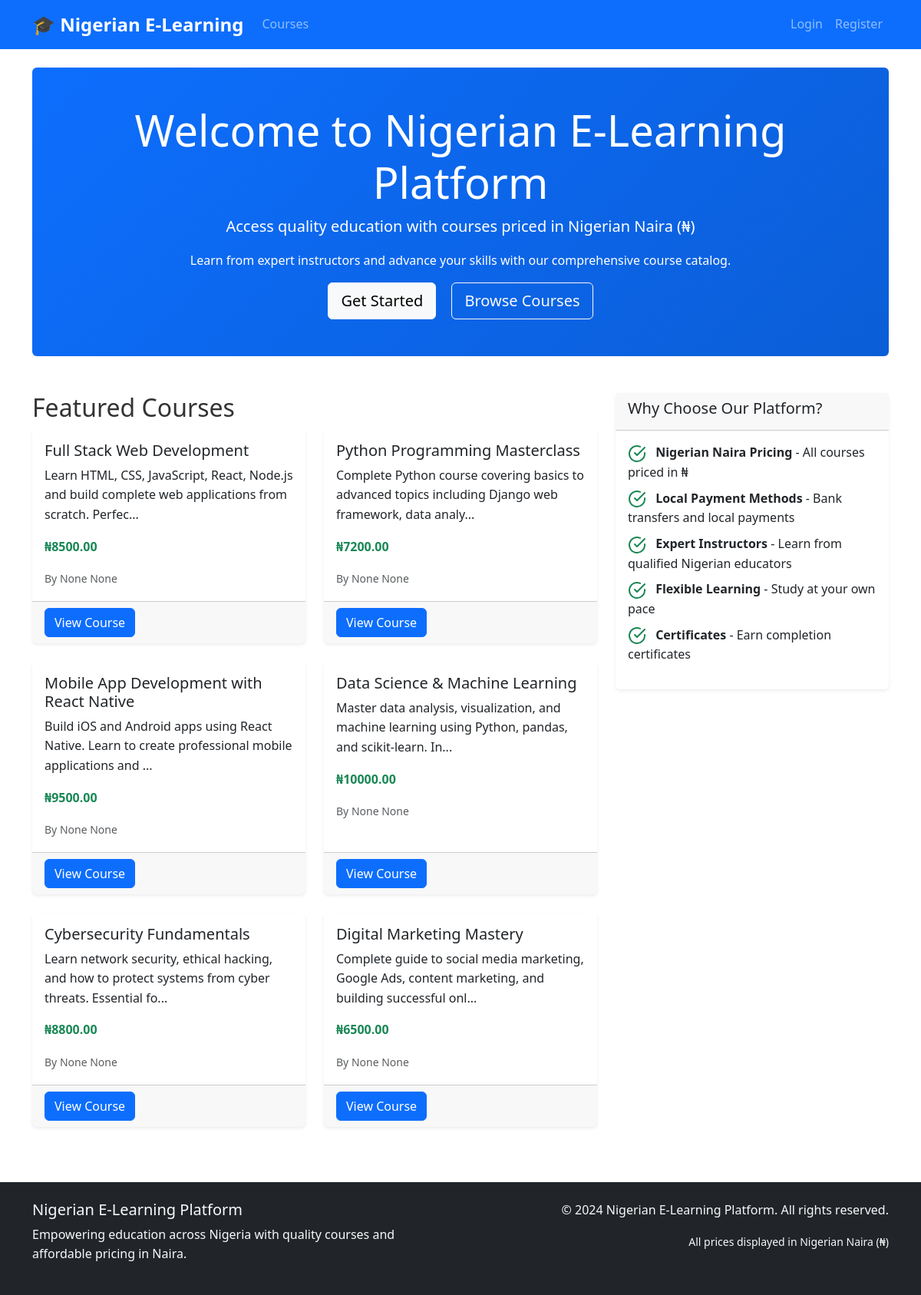
The page / on the database its author committed.
### models.py (models this page shows, shortened)
class Course(db.Model):
    id = db.Column(db.Integer, primary_key=True)
    title = db.Column(db.String(200), nullable=False)
    description = db.Column(db.Text)
    price = db.Column(db.Float, nullable=False, default=0.0)
    instructor_id = db.Column(db.Integer, db.ForeignKey('user.id'), nullable=False)
    is_active = db.Column(db.Boolean, default=True)
    created_at = db.Column(db.DateTime, default=datetime.utcnow)
    updated_at = db.Column(db.DateTime, default=datetime.utcnow, onupdate=datetime.utcnow)
    lessons = db.relationship('Lesson', backref='course', lazy='dynamic', cascade='all, delete-orphan')
    enrollments = db.relationship('Enrollment', backref='course', lazy='dynamic')
    quizzes = db.relationship('Quiz', backref='course', lazy='dynamic')
    assignments = db.relationship('Assignment', backref='course', lazy='dynamic')

class User(UserMixin, db.Model):
    id = db.Column(db.Integer, primary_key=True)
    username = db.Column(db.String(80), unique=True, nullable=False)
    email = db.Column(db.String(120), unique=True, nullable=False)
    password_hash = db.Column(db.String(256), nullable=False)
    role = db.Column(db.String(20), nullable=False, default='student')  # admin, instructor, student
    first_name = db.Column(db.String(50))
    last_name = db.Column(db.String(50))
    is_active = db.Column(db.Boolean, default=True)
    wallet_balance = db.Column(db.Float, default=0.0)
    course_credits = db.Column(db.Integer, default=0)
    created_at = db.Column(db.DateTime, default=datetime.utcnow)
    courses_created = db.relationship('Course', backref='instructor', lazy='dynamic')
    enrollments = db.relationship('Enrollment', backref='student', lazy='dynamic')
    payments = db.relationship('Payment', backref='user', lazy='dynamic')
    wallet_transactions = db.relationship('WalletTransaction', backref='user', lazy='dynamic')
    quiz_attempts = db.relationship('QuizAttempt', backref='user', lazy='dynamic')
    assignment_submissions = db.relationship('AssignmentSubmission', backref='user', lazy='dynamic')

### routes.py (the view)
@app.route('/')
def index():
    courses = Course.query.filter_by(is_active=True).all()
    return render_template('index.html', courses=courses)

### templates/index.html (shortened to what this page needs)
{% extends "base.html" %}
{% block content %}
<div class="jumbotron bg-primary text-white rounded p-5 mb-5">
    <div class="container text-center">
        <h1 class="display-4">Welcome to Nigerian E-Learning Platform</h1>
        <p class="lead">Access quality education with courses priced in Nigerian Naira (₦)</p>
        <p>Learn from expert instructors and advance your skills with our comprehensive course catalog.</p>
        {% if not current_user.is_authenticated %}
        <a class="btn btn-light btn-lg me-3" href="{{ url_for('register') }}">Get Started</a>
        <a class="btn btn-outline-light btn-lg" href="{{ url_for('courses') }}">Browse Courses</a>
        {% else %}
        <a class="btn btn-light btn-lg" href="{{ url_for('dashboard') }}">Go to Dashboard</a>
        {% endif %}
    </div>
</div>
<div class="row">
    <div class="col-lg-8">
        <h2>Featured Courses</h2>
        {% if courses %}
        <div class="row">
            {% for course in courses[:6] %}
            <div class="col-md-6 mb-4">
                <div class="card h-100">
                    <div class="card-body">
                        <h5 class="card-title">{{ course.title }}</h5>
                        <p class="card-text">{{ course.description[:100] }}{% if course.description|length > 100 %}...{% endif %}</p>
                        <p class="card-text">
                            <strong class="text-success">₦{{ "%.2f"|format(course.price) }}</strong>
                        </p>
                        <p class="card-text">
                            <small class="text-muted">By {{ course.instructor.first_name }} {{ course.instructor.last_name }}</small>
                        </p>
                    </div>
                    <div class="card-footer">
                        <a href="{{ url_for('course_detail', course_id=course.id) }}" class="btn btn-primary">View Course</a>
                    </div>
                </div>
            </div>
            {% endfor %}
        </div>
        {% else %}
        <div class="text-center py-5">
            <h4>No courses available yet</h4>
            <p class="text-muted">Check back soon for exciting new courses!</p>
        </div>
        {% endif %}
    </div>
    <div class="col-lg-4">
        <div class="card">
            <div class="card-header">
                <h5>Why Choose Our Platform?</h5>
            </div>
            <div class="card-body">
                <ul class="list-unstyled">
                    <li class="mb-2">
                        <i data-feather="check-circle" class="text-success me-2"></i>
                        <strong>Nigerian Naira Pricing</strong> - All courses priced in ₦
                    </li>
                    <li class="mb-2">
                        <i data-feather="check-circle" class="text-success me-2"></i>
                        <strong>Local Payment Methods</strong> - Bank transfers and local payments
                    </li>
                    <li class="mb-2">
                        <i data-feather="check-circle" class="text-success me-2"></i>
                        <strong>Expert Instructors</strong> - Learn from qualified Nigerian educators
                    </li>
                    <li class="mb-2">
                        <i data-feather="check-circle" class="text-success me-2"></i>
                        <strong>Flexible Learning</strong> - Study at your own pace
                    </li>
                    <li class="mb-2">
                        <i data-feather="check-circle" class="text-success me-2"></i>
                        <strong>Certificates</strong> - Earn completion certificates
                    </li>
                </ul>
            </div>
        </div>
    </div>
</div>
{% endblock %}

### static/css/style.css (style rules this page uses)
:root { --primary-color: #0d6efd; --success-color: #198754; --warning-color: #ffc107; --danger-color: #dc3545; --naira-color: #00b04f; --dark-color: #212529; --light-color: #f8f9fa; }
body { font-family: 'Segoe UI', Tahoma, Geneva, Verdana, sans-serif; line-height: 1.6; color: #333; }
.card { border: none; box-shadow: 0 0.125rem 0.25rem rgba(0, 0, 0, 0.075); transition: box-shadow 0.15s ease-in-out; }
.btn { border-radius: 0.375rem; font-weight: 500; transition: all 0.3s ease; }
.btn-primary { background-color: var(--primary-color); border-color: var(--primary-color); }
.jumbotron { background: linear-gradient(135deg, var(--primary-color), #0b5ed7); border-radius: 1rem; }

### rows shown on the page
Course: title "Full Stack Web Development", description "Learn HTML, CSS, JavaScript, React, Node.js and build complete web applications from scratch. Perfec", price "8500.00", instructor.first_name "None", instructor.last_name "None"
Course: title "Python Programming Masterclass", description "Complete Python course covering basics to advanced topics including Django web framework, data analy", price "7200.00", instructor.first_name "None", instructor.last_name "None"
Course: title "Mobile App Development with React Native", description "Build iOS and Android apps using React Native. Learn to create professional mobile applications and", price "9500.00", instructor.first_name "None", instructor.last_name "None"
Course: title "Data Science & Machine Learning", description "Master data analysis, visualization, and machine learning using Python, pandas, and scikit-learn. In", price "10000.00", instructor.first_name "None", instructor.last_name "None"
Course: title "Cybersecurity Fundamentals", description "Learn network security, ethical hacking, and how to protect systems from cyber threats. Essential fo", price "8800.00", instructor.first_name "None", instructor.last_name "None"
Course: title "Digital Marketing Mastery", description "Complete guide to social media marketing, Google Ads, content marketing, and building successful onl", price "6500.00", instructor.first_name "None", instructor.last_name "None"
